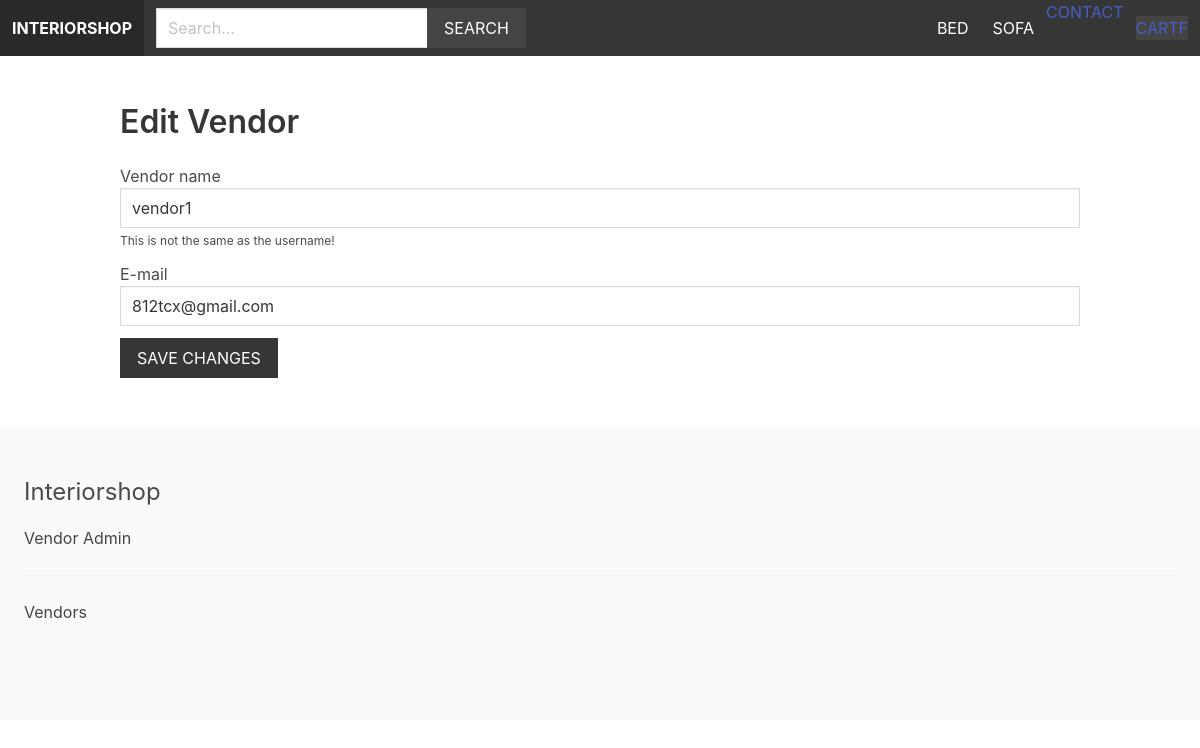
Page /vendor/edit-vendor/ (signed in) on the committed database.
### product/models.py (models this page shows, shortened)
class Category(models.Model):
    title = models.CharField(max_length=255)
    slug = models.SlugField(max_length=255)
    ordering = models.IntegerField(default=0)
    class Meta:
        ordering = ['ordering']

### vendor/models.py (models this page shows, shortened)
class Vendor(models.Model):
    name = models.CharField(max_length=255)
    created_at = models.DateField(auto_now_add = True)
    created_by = models.OneToOneField(User,related_name = 'vendor',on_delete = models.CASCADE)
    class Meta:
        ordering = ['name']

### vendor/views.py (the view, shortened to what this page needs)
# urls.py: path('edit-vendor/',views.edit_vendor,name='edit_vendor'),
def edit_vendor(request):
    vendor = request.user.vendor
    context = {'vendor':vendor}
    return render(request,'vendor/edit_vendor.html',context)

### cart/cart.py (called while the page is built)
    def __len__(self):
        return sum(item['quantity'] for item in self.cart.values())

### cart/context_processors.py (called while the page is built)
def cart(request):
    return {'cart':Cart(request)}

### product/context_processors.py (called while the page is built)
def menu_categories(request):
    categories = Category.objects.all()
    return {'menu_categories':categories}

### vendor/templates/vendor/edit_vendor.html (shortened to what this page needs)
{% extends 'core/base.html'%}
{% block content %}
    <h1 class="title">Edit Vendor</h1>
    <form method="post" action=".">
        <div class="field">
            <label>Vendor name</label>
            <div class="control">
                <input type="text" name="name" id=id_name" value="{{vendor.name}}" class="input">
            </div>
            <p class="help">This is not the same as the username!</p>
        </div>
        <div class="field">
            <label>E-mail</label>
            <div class="control">
                <input type="email" name="email" id="id_email" value="{{vendor.created_by.email}}" class="input">
            </div>
        </div>
        <div class="field">
            <div class="control">
                <button class="button is-dark is-uppercase">Save changes</button>
            </div>
        </div>
    </form>
{% endblock content %}

### core/templates/core/base.html (shortened to what this page needs)
{% load static %}
<!doctype html>
<html lang="en">
  <head>
    <link rel="stylesheet" href="https://cdn.jsdelivr.net/npm/bulma@0.9.1/css/bulma.min.css">
    <link rel="stylesheet" href="{% static 'styles/main.css'%}">
  </head>
  <body>
    <nav class="navbar is-dark">
        <div class="navbar-brand">
            <a href="#" class="navbar-item"><strong>Interiorshop</strong></a>
        </div>
        <div class="navbar-menu" id="main-navbar">
          <div class="navbar-start">
            <div class="navbar-item">
              <form method="GET" action="{% url 'search' %}">
                <div class="field has-addons">
                    <div class="control">
                      <input type="text" class="input" placeholder="Search..." name="query">
                    </div>
                    <div class="control">
                      <button class="button is-dark is-uppercase">Search</button>
                    </div>
                </div>
              </form>
            </div>
          </div>
        </div>
            <div class="navbar-end">
              {% for category in menu_categories %}
                <a href="{% url 'category' category.slug %}" class="navbar-item">{{category.title}}</a>
              {% endfor %}
              <a href="{%url 'contact' %}" class="navbar-itme">Contact</a>
              <div class="navbar-item">
                <a href="{% url 'cart' %}" class="'button is-dark">Cart{% if cart%}({{cart|length}}){% endif %}f</a>
              </div>
            </div>
    </nav>
    <section class="section">
        <div class="container">
            {% block content %}
            {% endblock content %}
        </div>
    </section>
    <footer class="footer">
      <h3 class="is-size-4 mb-4">Interiorshop</h3>
        {% if request.user.is_authenticated %}
            <a href="{% url 'vendor_admin' %}">Vendor Admin</a>
        {% else %}
            <a href="{% url 'become_vendor' %}">Become Vendor</a>
        {% endif %}
        <hr>
        <a href="{% url 'vendors' %}">Vendors</a>
    </footer>
  </body>
</html>

### static/styles/main.css (style rules this page uses)
.navbar { text-transform:uppercase; }
.navbar .is-dark { background:#444; }
.footer a { margin-bottom:15px; display:in-line-block; color:#444; }
.input, .button { border-radius:0; }

### rows in the picture
Category: title "BED"
Category: title "SOFA"
Vendor: name "vendor1", email "812tcx@gmail.com"
